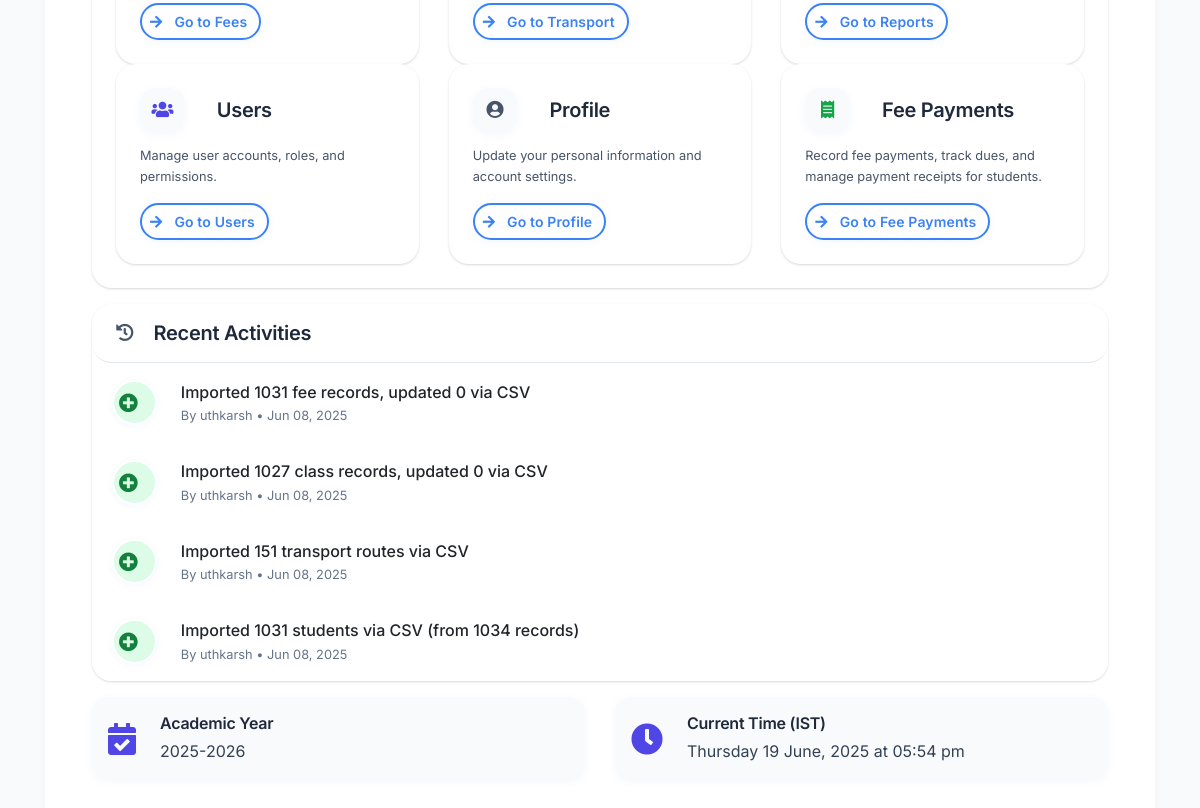
Page / (signed in, lower part) on the earlier database version.
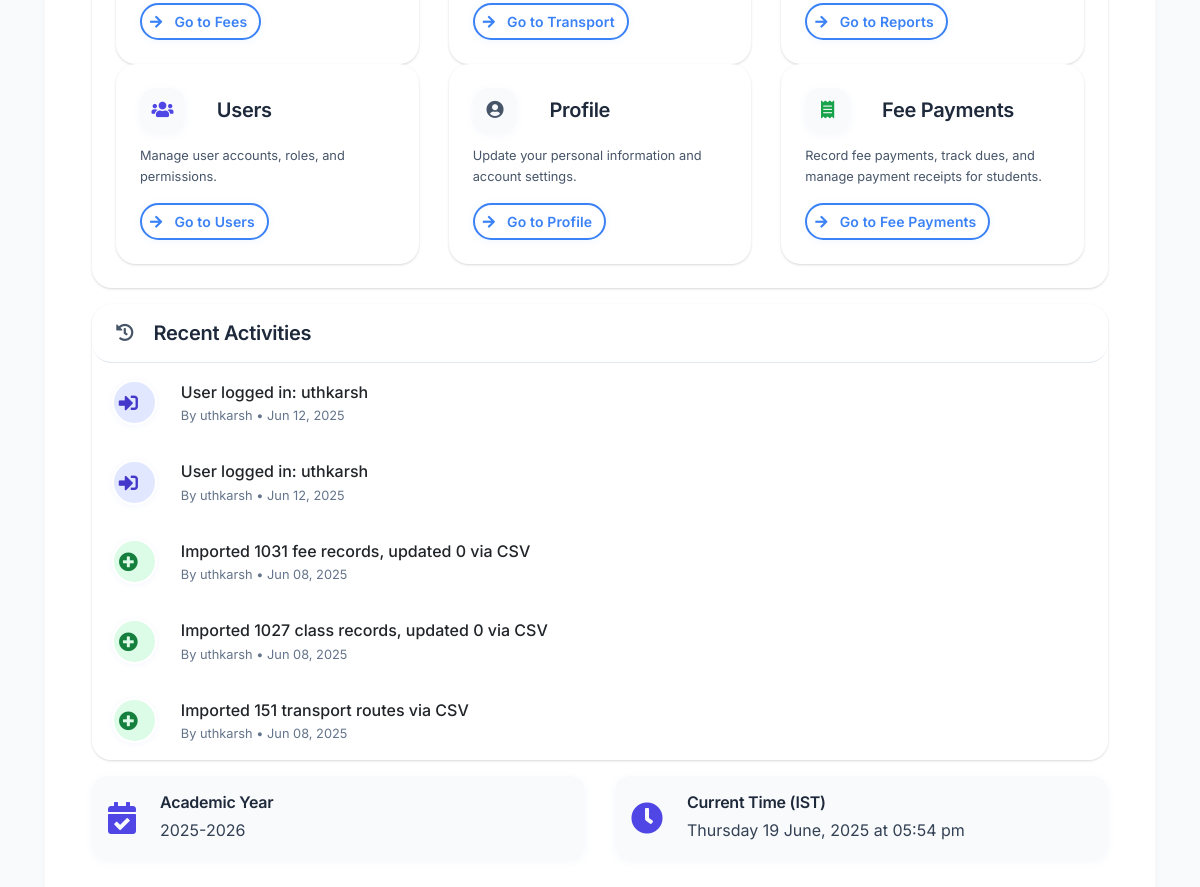
Same page on the later database version.
### school/models.py (models this page shows, shortened)
class ActivityLog(db.Model):
    __tablename__ = "activity_log"
    id = db.Column(db.Integer, primary_key=True)
    user_id = db.Column(db.Integer, db.ForeignKey("users.id", ondelete="SET NULL"), nullable=True)
    action_type = db.Column(db.String(50), nullable=False)  # e.g., "added", "updated", "deleted"
    entity_type = db.Column(db.String(50), nullable=False)  # e.g., "Student", "Fee", "Transport"
    entity_id = db.Column(db.String(50), nullable=False)  # Primary key of the affected entity
    description = db.Column(db.String(255), nullable=False)  # Human-readable description
    ip_address = db.Column(db.String(45), nullable=True)  # Store IP address for security auditing
    user_agent = db.Column(db.String(255), nullable=True)  # Store browser/client info
    created_at = db.Column(db.DateTime, default=datetime.now)
    user = db.relationship("User", backref=db.backref("activities", lazy=True))
    __table_args__ = (
        Index("ix_activity_log_user_id", "user_id"),
        Index("ix_activity_log_action_type", "action_type"),
        Index("ix_activity_log_entity_type", "entity_type"),
        Index("ix_activity_log_created_at", "created_at"),
    )

class User(db.Model, UserMixin):
    __tablename__ = "users"
    id = db.Column(db.Integer, primary_key=True)
    username = db.Column(db.String(20), unique=True, nullable=False)
    email = db.Column(db.String(120), unique=True, nullable=False)
    user_role = db.Column(db.String(20), nullable=False)
    password = db.Column(db.String(60), nullable=False)
    is_approved = db.Column(db.Boolean, default=False)
    last_login = db.Column(db.DateTime, nullable=True)
    failed_login_attempts = db.Column(db.Integer, default=0)
    account_locked_until = db.Column(db.DateTime, nullable=True)
    created_at = db.Column(db.DateTime, default=datetime.utcnow)
    __table_args__ = (
        Index("ix_users_username", "username"),
        Index("ix_users_email", "email"),
        Index("ix_users_user_role", "user_role"),
    )

### school/routes.py (the view)
def home():
    pages = [
        {"name": "Dashboard", "relative_path": url_for('home')},
        {"name": "Students", "relative_path": url_for('student_bp.student_form')},
        {"name": "Classes", "relative_path": url_for('student_bp.class_details_form')},
        {"name": "Fees", "relative_path": url_for('fee_bp.fee_form')},
        {"name": "Transport", "relative_path": url_for('transport_bp.transport_form')},
        {"name": "Reports", "relative_path": url_for('report_bp.view_table')},
        {"name": "Users", "relative_path": url_for('admin_bp.admin_users') if current_user.is_authenticated and current_user.user_role == 'Admin' else "#"},
        {"name": "Profile", "relative_path": url_for('user_bp.account')},
        {"name": "Settings", "relative_path": "#"}
    ]
    stats = {
        'student_count': 0,
        'fee_collection': 0,
        'transport_routes': 0,
        'pending_fees': 0,
        'fee_data': {'months': [], 'totals': []},
        'fee_type_distribution': {}
    }
    recent_activities = []
    if current_user.is_authenticated:
        try:
            stats['student_count'] = Student.query.count()
            stats['fee_collection'] = db.session.query(func.sum(FeeBreakdown.paid)).scalar() or 0
            stats['transport_routes'] = db.session.query(func.count(distinct(Transport.route_number))).scalar() or 0
            stats['pending_fees'] = FeeBreakdown.query.filter(FeeBreakdown.due > 0).count()
            recent_activities = ActivityLog.query.order_by(
                ActivityLog.created_at.desc()
            ).limit(5).all()
            if not recent_activities:
                recent_activities = _get_fallback_activities()
        except SQLAlchemyError as e:
            log_exception(e, "Database error on home page")
            flash("Error loading dashboard data. Please try again.", "warning")
    return render_template("home.html", pages=pages, stats=stats, recent_activities=recent_activities)

### school/__init__.py (called while the page is built)
def _configure_security(app, is_production):
    app.config["SECRET_KEY"] = os.getenv("SECRET_KEY")
    if not app.config["SECRET_KEY"]:
        app.config["SECRET_KEY"] = secrets.token_hex(32)
        logger.warning(
            "Using a randomly generated secret key. "
            "For production, set SECRET_KEY in environment variables."
        )
    app.config["WTF_CSRF_ENABLED"] = True
    app.config["WTF_CSRF_TIME_LIMIT"] = 3600  # 1 hour
    @app.after_request
    def add_security_headers(response):
        response.headers["X-Content-Type-Options"] = "nosniff"
        response.headers["X-Frame-Options"] = "SAMEORIGIN"
        response.headers["X-XSS-Protection"] = "1; mode=block"
        if is_production:
            response.headers["Strict-Transport-Security"] = "max-age=31536000; includeSubDomains"
        return response

### school/models.py (called while the page is built)
@login_manager.user_loader
def load_user(user_id: str) -> Optional["User"]:
    try:
        return User.query.get(int(user_id))
    except (ValueError, TypeError) as e:
        logger.error(f"Invalid user_id format: {user_id}, error: {e}")
        return None

### school/routes.py (called while the page is built)
def format_datetime(value):
    if not value:
        return ""
    if isinstance(value, str):
        try:
            value = datetime.strptime(value, '%Y-%m-%d %H:%M:%S')
        except ValueError:
            return value
    today = datetime.now().date()
    if value.date() == today:
        return f"Today at {value.strftime('%I:%M %p')}"
    yesterday = today - timedelta(days=1)
    if value.date() == yesterday:
        return f"Yesterday at {value.strftime('%I:%M %p')}"
    days_diff = (today - value.date()).days
    if days_diff < 7:
        return f"{days_diff} days ago"
    else:
        return value.strftime('%b %d, %Y')

### school/templates/home.html (shortened to what this page needs)
{% extends "layout.html" %}
{% block content %}
<div class="container py-4">
    {% if current_user.is_authenticated %}
    <div class="card border-0 shadow-sm mb-4 rounded-lg overflow-hidden">
        <div class="card-body p-4">
            <div class="row g-3" id="pagesContainer">
                {% for page in pages %}
                    {% if page.name not in ['Login', 'Register', 'Settings'] and (page.name != 'Users' or current_user.user_role == 'Admin') %}
                    <div class="col-md-6 col-lg-4 page-card">
                        <div class="card h-100 border-0 shadow-sm hover-lift">
                            <div class="card-body p-4">
                                <div class="d-flex align-items-center mb-3">
                                    <div class="icon-circle bg-gray-50 me-3" aria-hidden="true">
                                        <i class="{{ icon_class }}"></i>
                                    </div>
                                    <h5 class="card-title mb-0 fw-semibold">{{ page.name }}</h5>
                                </div>
                                <p class="card-text text-slate-600 mb-4 small">
                                    {{ descriptions }}
                                </p>
                                <a href="{{ page.relative_path }}" class="btn btn-outline-accent btn-sm {% if page.relative_path == '#' %}disabled{% endif %}" aria-labelledby="go-to-{{ page.name|lower|replace(' ', '-') }}">
                                    <i class="fas fa-arrow-right me-3" aria-hidden="true"></i><span id="go-to-{{ page.name|lower|replace(' ', '-') }}">Go to {{ page.name }}</span>
                                </a>
                            </div>
                        </div>
                    </div>
                    {% endif %}
                {% endfor %}
                <div class="col-md-6 col-lg-4 page-card">
                    <div class="card h-100 border-0 shadow-sm hover-lift">
                        <div class="card-body p-4">
                            <div class="d-flex align-items-center mb-3">
                                <div class="icon-circle bg-gray-50 me-3" aria-hidden="true">
                                    <i class="fas fa-receipt text-green-600"></i>
                                </div>
                                <h5 class="card-title mb-0 fw-semibold">Fee Payments</h5>
                            </div>
                            <p class="card-text text-slate-600 mb-4 small">
                                Record fee payments, track dues, and manage payment receipts for students.
                            </p>
                            <a href="{{ url_for('fee_bp.fee_breakdown_form') }}" class="btn btn-outline-accent btn-sm" aria-labelledby="go-to-fee-payments">
                                <i class="fas fa-arrow-right me-3" aria-hidden="true"></i><span id="go-to-fee-payments">Go to Fee Payments</span>
                            </a>
                        </div>
                    </div>
                </div>
            </div>
        </div>
    </div>
    {% if current_user.user_role == 'Admin' %}
    <div class="card border-0 shadow-sm mb-4 rounded-lg overflow-hidden">
        <div class="card-header bg-white py-3">
            <div class="d-flex align-items-center">
                <i class="fas fa-history text-slate-600 me-3" aria-hidden="true"></i>
                <h5 class="mb-0 fw-semibold">Recent Activities</h5>
            </div>
        </div>
        <div class="card-body p-0">
            <div class="list-group list-group-flush">
                {% if recent_activities %}
                    {% for activity in recent_activities %}
                    <div class="list-group-item border-0 py-3">
                        <div class="d-flex align-items-center">
                            <div class="avatar-circle avatar-sm
                                {% if activity.action_type in ['added', 'imported'] %}bg-green-100 text-green-600
                                {% elif activity.action_type == 'updated' %}bg-amber-100 text-amber-600
                                {% elif activity.action_type == 'deleted' %}bg-rose-100 text-rose-600
                                {% elif activity.action_type == 'login' %}bg-indigo-100 text-indigo-600
                                {% elif activity.action_type == 'logout' %}bg-slate-100 text-slate-600
                                {% else %}bg-gray-100 text-gray-600{% endif %} me-3" aria-hidden="true">
                                <i class="fas
                                {% if activity.action_type in ['added', 'imported'] %}fa-plus-circle
                                {% elif activity.action_type == 'updated' %}fa-edit
                                {% elif activity.action_type == 'deleted' %}fa-trash-alt
                                {% elif activity.action_type == 'login' %}fa-sign-in-alt
                                {% elif activity.action_type == 'logout' %}fa-sign-out-alt
                                {% elif activity.entity_type == 'Student' %}fa-user-graduate
                                {% elif activity.entity_type in ['Fee', 'FeeBreakdown'] %}fa-money-bill-wave
                                {% elif activity.entity_type == 'ClassDetails' %}fa-chalkboard-teacher
                                {% elif activity.entity_type == 'Transport' %}fa-bus-alt
                                {% else %}fa-info-circle{% endif %}"></i>
                            </div>
                            <div>
                                <p class="mb-0 fw-medium">{{ activity.description }}</p>
                                <p class="mb-0 small text-slate-500">
                                    By
                                    {% if hasattr(activity, 'user') and activity.user and activity.user.username %}
                                        {{ activity.user.username }}
                                    {% elif hasattr(activity, 'created_by') and activity.created_by %}
                                        {{ activity.created_by }}
                                    {% elif hasattr(activity, 'user_id') and activity.user_id %}
                                        User #{{ activity.user_id }}
                                    {% else %}
                                        System/Unknown
                                    {% endif %}
                                     • {{ activity.created_at|datetime if activity.created_at is not string else activity.created_at }}
                                </p>
                            </div>
                        </div>
                    </div>
                    {% endfor %}
                {% else %}
                    <div class="list-group-item border-0 py-3 text-center text-slate-500">
                        No recent activities to display.
                    </div>
                {% endif %}
            </div>
        </div>
    </div>
    {% endif %}
    {% endif %}
    <div class="row g-3 mb-4">
        <div class="col-md-6">
            <div class="card border-0 bg-gray-50 h-100 rounded-lg">
                <div class="card-body p-3">
                    <div class="d-flex align-items-center">
                        <i class="fas fa-calendar-check text-indigo-600 me-3 fa-2x" aria-hidden="true"></i>
                        <div>
                            <h6 class="mb-1 fw-semibold">Academic Year</h6>
                            <p class="mb-0 text-slate-700" id="footerAcademicYear" aria-live="polite">Loading...</p>
                        </div>
                    </div>
                </div>
            </div>
        </div>
        <div class="col-md-6">
            <div class="card border-0 bg-gray-50 h-100 rounded-lg">
                <div class="card-body p-3">
                    <div class="d-flex align-items-center">
                        <i class="fas fa-clock text-indigo-600 me-3 fa-2x" aria-hidden="true"></i>
                        <div>
                            <h6 class="mb-1 fw-semibold">Current Time (IST)</h6>
                            <p class="mb-0 text-slate-700" id="footerCurrentTime" aria-live="polite">Loading...</p>
                        </div>
                    </div>
                </div>
            </div>
        </div>
    </div>
</div>
{% endblock content %}

### school/templates/layout.html (shortened to what this page needs)
<!DOCTYPE html>
<html lang="en">
<head>
    <link rel="stylesheet" href="https://cdn.jsdelivr.net/npm/bootstrap@4.4.1/dist/css/bootstrap.min.css">
    <link rel="stylesheet" href="https://cdnjs.cloudflare.com/ajax/libs/font-awesome/5.15.4/css/all.min.css">
    <link rel="stylesheet" type="text/css" href="{{ url_for('static', filename='main.css')}}">
</head>
<body>
    <main role="main" class="container py-4 mt-5">
        <div class="content mt-3 fade-in">
            {% block content %}{% endblock %}
        </div>
    </main>
</body>
</html>

### school/templates/layout.html (style rules this page uses)
body { background: #f8fafc !important; color: #212529; font-family: 'Inter', system-ui, -apple-system, sans-serif; }
.content { background: #fff; border-radius: 0.75rem; padding: 2rem; box-shadow: 0 2px 8px rgba(0,0,0,0.03); }

Differences in the rows shown:
no longer on this page (row unchanged): ActivityLog: description "Imported 1031 students via CSV (from 1034 records)", user.username "uthkarsh", created_at "Jun 08, 2025", shown under "Recent Activities"
added ActivityLog: description "User logged in: uthkarsh", user.username "uthkarsh", created_at "Jun 12, 2025", action_type "login" (drawn), shown under "Recent Activities"
added ActivityLog: description "User logged in: uthkarsh", user.username "uthkarsh", created_at "Jun 12, 2025", action_type "login" (drawn), shown under "Recent Activities"
